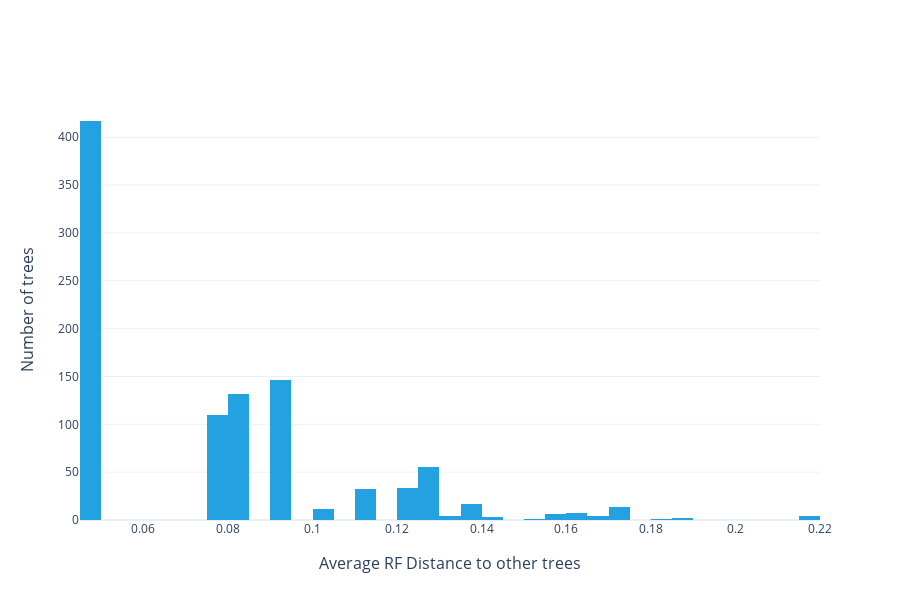

Notebook cell for this chart:
### Code cell
import pandas as pd
from plotly import graph_objects as go
from plotly.subplots import make_subplots

def matrix_analysis_plotly(metric):
    dm = read_dm(metric)
    if metric == "RF":
        dm = to_relative(dm)
    upper_triangle = [dm[i][j] for i in range(1000) for j in range(i+1, 1000)]
    avgs = [sum(dm[i]) / 999 for i in range(1000)]
    df = pd.DataFrame()
    df['avg']  = avgs
   
    fig = make_subplots(
        rows=1,
        cols=1,
        #subplot_titles=[title, ""],
        x_title="Average RF Distance to other trees",
        y_title="Number of trees"
    )

    
    fig.append_trace(
        go.Histogram(
            x=df['avg'],
            marker_color = "#23A1E0"
        ),
        row=1,
        col=1
    )
    return fig
matrix_analysis_plotly("RF").update_layout(template="plotly_white", height=600)

### Figure 1 — Plotly figure (JSON) as saved in the notebook; plotly's stock layout.template omitted (floating-point values rounded to 4 significant figures; data arrays with more than 128 entries replaced by an {"elided": "..."} marker saying what was removed)
{"data": [{"marker": {"color": "#23A1E0"}, "type": "histogram", "x": {"elided": "1000 float values"}, "xaxis": "x", "yaxis": "y"}], "layout": {"annotations": [{"font": {"size": 16}, "showarrow": false, "text": "Average RF Distance to other trees", "x": 0.5, "xanchor": "center", "xref": "paper", "y": 0, "yanchor": "top", "yref": "paper", "yshift": -30}, {"font": {"size": 16}, "showarrow": false, "text": "Number of trees", "textangle": -90, "x": 0, "xanchor": "right", "xref": "paper", "xshift": -40, "y": 0.5, "yanchor": "middle", "yref": "paper"}], "height": 600, "xaxis": {"anchor": "y", "domain": [0, 1]}, "yaxis": {"anchor": "x", "domain": [0, 1]}}}
